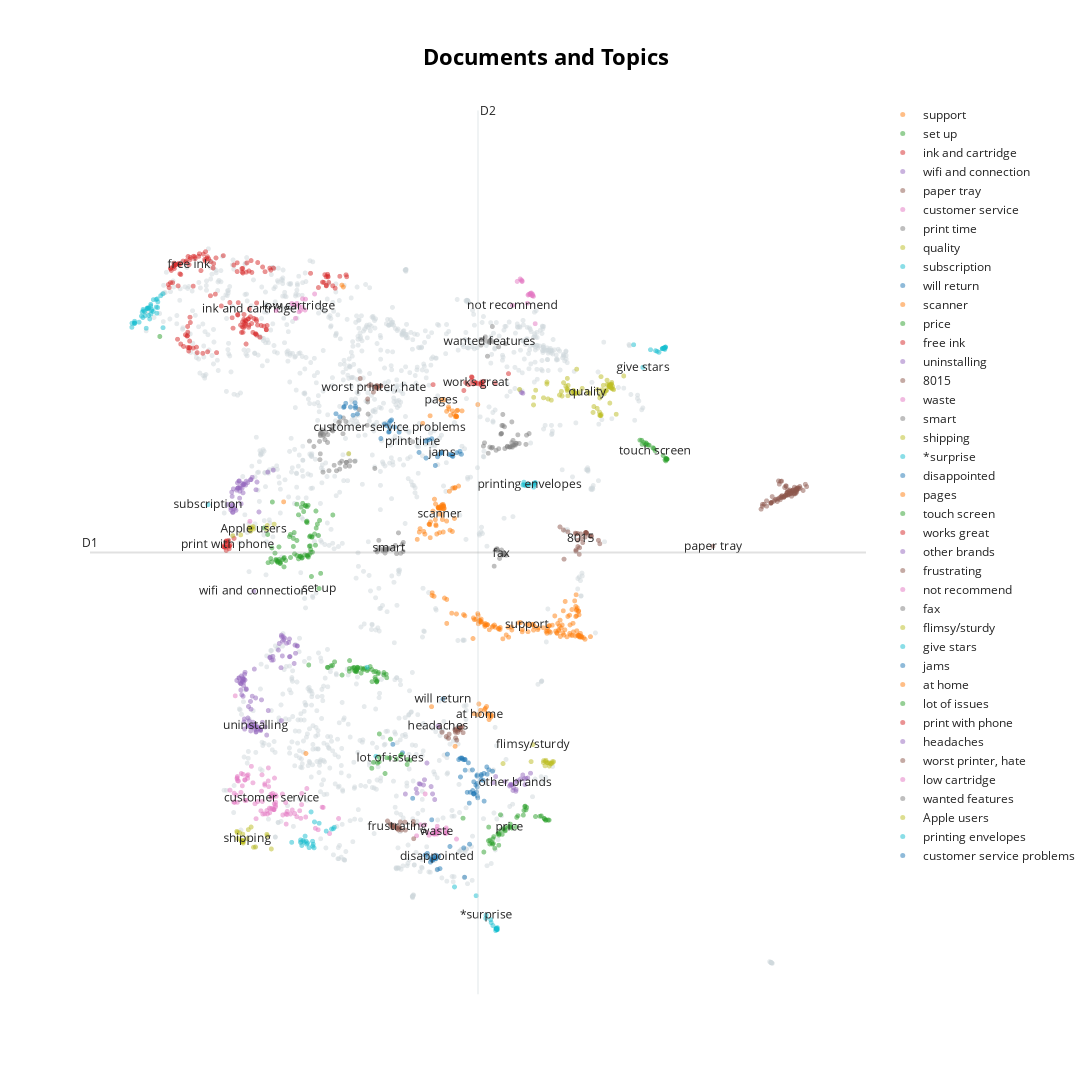

Notebook code cell kept with this figure:
### Code cell
topic_model.visualize_documents(
    corpus,
    embeddings=embeddings,
    hide_annotations=False,
    custom_labels=True,
    width=2000,
    height=1200,
)
